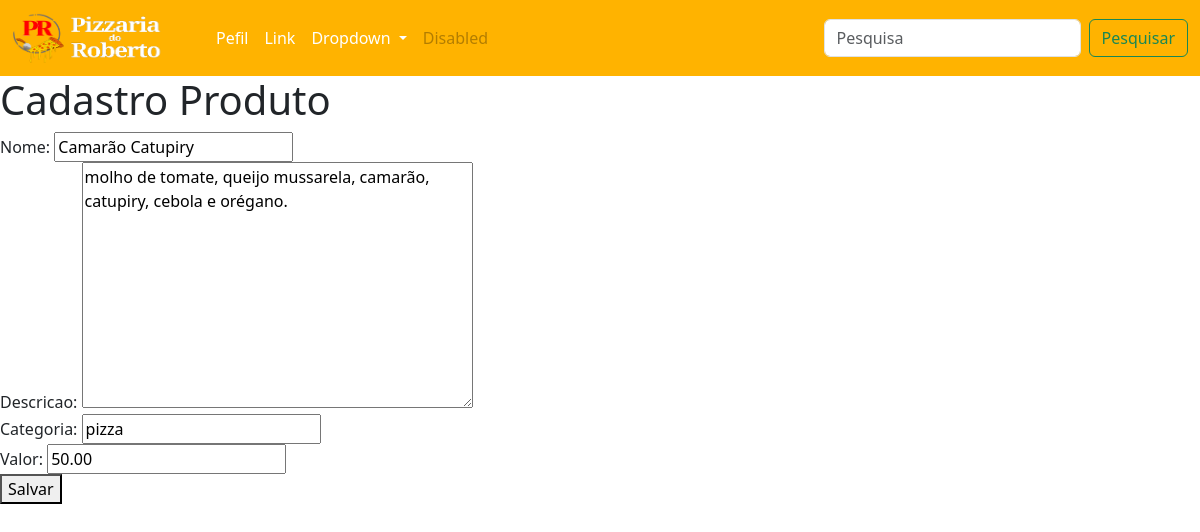
Before: /edit_produto/1/ with the older database file.
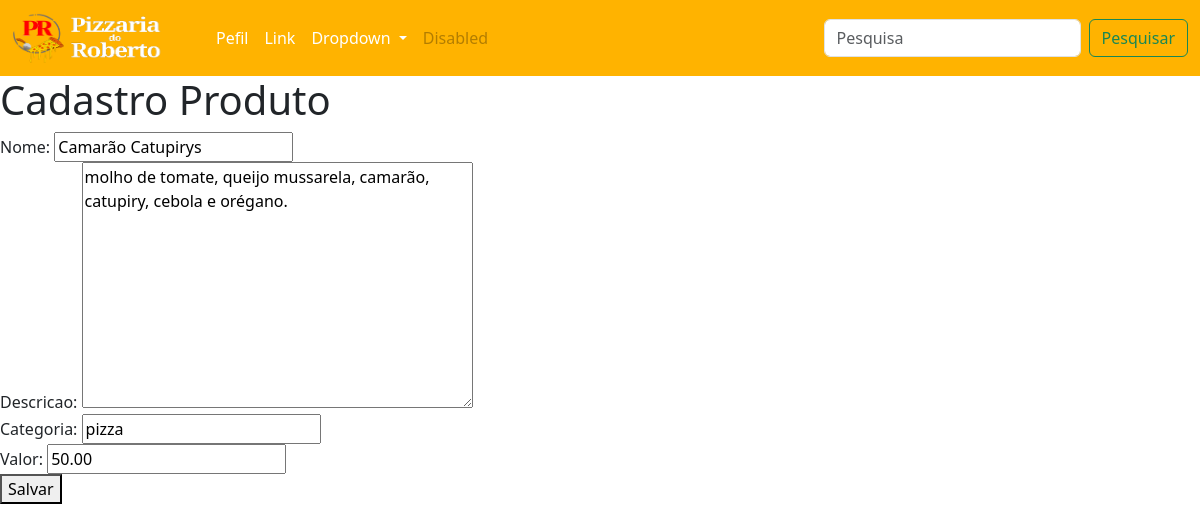
After: the same page with the newer database file.
### core/models.py (models this page shows, shortened)
class Produto(models.Model):
    nome = models.CharField(max_length=100)
    descricao = models.TextField()
    categoria = models.CharField(max_length=50)
    valor = models.DecimalField(max_digits=10, decimal_places=2)

### core/views.py (the view)
# urls.py: path('edit_produto/<int:id>/', edit_produto, name='edit_produto'),
def edit_produto(request, id):
    produto = Produto.objects.get(pk=id)
    if request.method == 'POST':
        form = ProdutoForm(request.POST, instance=produto)
        if form.is_valid():
            form.save()
            return redirect('produtos')
    else:
        form = ProdutoForm(instance=produto)
    contexto = {'form_prod': form, 'texto': 'Salvar'}
    return render(request, 'cadastro.html', contexto)

### core/forms.py
class ProdutoForm(forms.ModelForm):
    class Meta:
        model = Produto
        fields = ['nome', 'descricao', 'categoria', 'valor']

### core/templates/cadastro.html (shortened to what this page needs)
{% extends 'bases/base.html' %}
{% block content %}
<h1>Cadastro Produto</h1>
<form method="post">
    {{ form_prod }}
    <button type="submit">{{ texto }}</button>
{% endblock %}

Changed rows visible on the page:
changed Produto "molho de tomate, queijo mussarela, camarão, catupiry, cebola e orégano.": nome "Camarão Catupiry" → "Camarão Catupirys"
